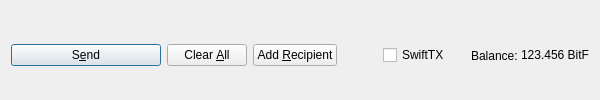
         <widget class="QFrame" name="frame_Send">
          <layout class="QHBoxLayout" name="horizontalLayout">
           <property name="bottomMargin">
            <number>0</number>
           </property>
           <item>
            <widget class="QPushButton" name="sendButton">
             <property name="minimumSize">
              <size>
               <width>150</width>
               <height>0</height>
              </size>
             </property>
             <property name="toolTip">
              <string>Confirm the send action</string>
             </property>
             <property name="text">
              <string>S&amp;end</string>
             </property>
             <property name="icon">
              <iconset resource="../BitF.qrc">
               <normaloff>:/icons/send</normaloff>:/icons/send</iconset>
             </property>
             <property name="autoDefault">
              <bool>false</bool>
             </property>
             <property name="default">
              <bool>true</bool>
             </property>
            </widget>
           </item>
           <item>
            <widget class="QPushButton" name="clearButton">
             <property name="sizePolicy">
              <sizepolicy hsizetype="Minimum" vsizetype="Fixed">
               <horstretch>0</horstretch>
               <verstretch>0</verstretch>
              </sizepolicy>
             </property>
             <property name="toolTip">
              <string>Clear all fields of the form.</string>
             </property>
             <property name="text">
              <string>Clear &amp;All</string>
             </property>
             <property name="icon">
              <iconset resource="../BitF.qrc">
               <normaloff>:/icons/remove</normaloff>:/icons/remove</iconset>
             </property>
             <property name="autoDefault">
              <bool>false</bool>
             </property>
            </widget>
           </item>
           <item>
            <widget class="QPushButton" name="addButton">
             <property name="toolTip">
              <string>Send to multiple recipients at once</string>
             </property>
             <property name="text">
              <string>Add &amp;Recipient</string>
             </property>
             <property name="icon">
              <iconset resource="../BitF.qrc">
               <normaloff>:/icons/add</normaloff>:/icons/add</iconset>
             </property>
             <property name="autoDefault">
              <bool>false</bool>
             </property>
            </widget>
           </item>
           <item>
            <spacer name="horizontalSpacer">
             <property name="orientation">
              <enum>Qt::Horizontal</enum>
             </property>
             <property name="sizeHint" stdset="0">
              <size>
               <width>40</width>
               <height>20</height>
              </size>
             </property>
            </spacer>
           </item>
           <item>
            <layout class="QHBoxLayout" name="horizontalLayout_2">
             <property name="spacing">
              <number>3</number>
             </property>
             <item>
              <widget class="QCheckBox" name="checkSwiftTX">
               <property name="enabled">
                <bool>true</bool>
               </property>
               <property name="minimumSize">
                <size>
                 <width>85</width>
                 <height>0</height>
                </size>
               </property>
               <property name="text">
                <string>SwiftTX</string>
               </property>
              </widget>
             </item>
             <item>
              <widget class="QLabel" name="label">
               <property name="text">
                <string>Balance:</string>
               </property>
              </widget>
             </item>
             <item>
              <widget class="QLabel" name="labelBalance">
               <property name="sizePolicy">
                <sizepolicy hsizetype="Preferred" vsizetype="Fixed">
                 <horstretch>0</horstretch>
                 <verstretch>0</verstretch>
                </sizepolicy>
               </property>
               <property name="cursor">
                <cursorShape>IBeamCursor</cursorShape>
               </property>
               <property name="text">
                <string notr="true">123.456 BitF</string>
               </property>
               <property name="textInteractionFlags">
                <set>Qt::LinksAccessibleByMouse|Qt::TextSelectableByKeyboard|Qt::TextSelectableByMouse</set>
               </property>
              </widget>
             </item>
            </layout>
           </item>
          </layout>
         </widget>
